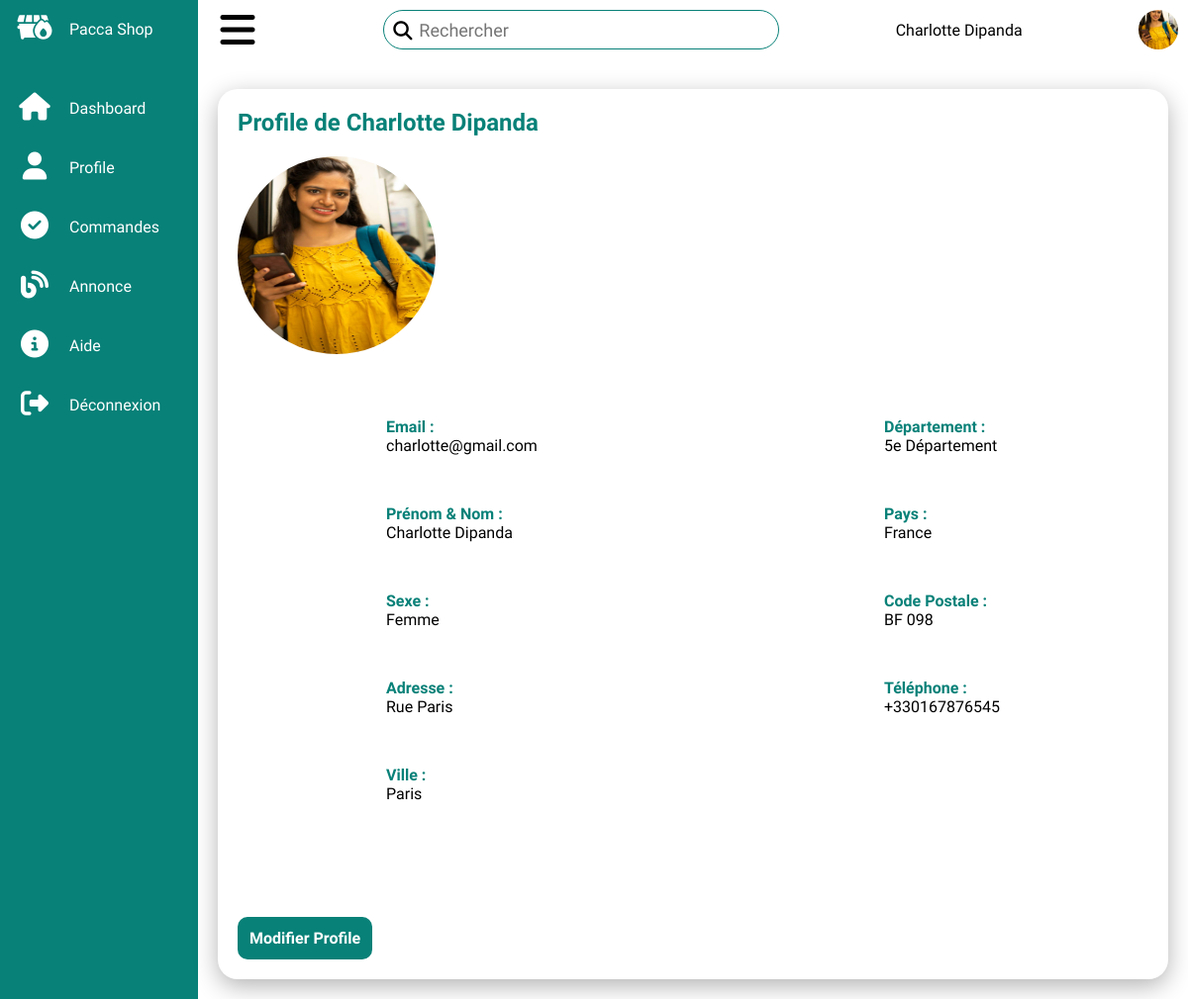
The app's page /customer/customer_profil.php (signed in) with its own data.
### tables this page shows
CREATE TABLE `customers` (
  `id` int(11) NOT NULL,
  `email` varchar(255) NOT NULL,
  `complete_name` varchar(400) NOT NULL,
  `profile_image` varchar(255) NOT NULL,
  `sexe` varchar(255) NOT NULL,
  `address` varchar(400) NOT NULL,
  `city` varchar(255) NOT NULL,
  `department` varchar(255) NOT NULL,
  `country` varchar(255) NOT NULL,
  `zip_code` varchar(255) NOT NULL,
  `phone` varchar(255) NOT NULL,
  `password` varchar(255) NOT NULL,
  `date` timestamp NOT NULL DEFAULT current_timestamp() ON UPDATE current_timestamp()
);

### customer/customer_profil.php (the view, shortened to what this page needs)
<?php
include "customer_base.php";
if(isset($_SESSION['customer'])) {
    global $con;
    $id = $_SESSION['customer']['id'];
    $select_query = "Select * from `customers` where id=$id";
    $result_query = mysqli_query($con, $select_query);
    $row = mysqli_fetch_assoc($result_query);
    $email = $row['email'];
    $complete_name = $row['complete_name'];
    $sexe = $row['sexe'];
    $profile_image = $row['profile_image'];
    $address = $row['address'];
    $city = $row['city'];
    $department = $row['department'];
    $country = $row['country'];
    $zipcode = $row['zip_code'];
    $phone = $row['phone'];
}
?>
<div style="display: block;" class="product">
<div class="add-product">
        <div class="cardHeader">
            <h2>Profile de <?= $_SESSION['customer']['complete_name'] ?> </h2><br>
        </div>
        <div>
         <img src="../<?= $profile_image ?>" alt="" width="200" height="200" style="border-radius: 50%; margin-bottom: 10px; margin-top: 20px;">
         </div>
            <div class="forme" >
            <div>
                <span>Email :</span>
                <p><?= $email ?></p>
                <span>Prénom & Nom :</span>
                <p><?= $complete_name ?></p>
                <span>Sexe :</span>
                <p><?= $sexe ?></p>
                <span>Adresse :</span>
                <p><?= $address ?></p>
                <span>Ville :</span>
                <p><?= $city ?></p>
                </div>
                <div>
                <span>Département :</span>
                <p><?= $department ?></p>
                <span>Pays :</span>
                <p><?= $country ?></p>
                <span>Code Postale :</span>
                <p><?= $zipcode ?></p>
                <span>Téléphone :</span>
                <p><?= $phone ?></p>
            </div>
            </div>
                <div class="button-container">
                <a style="text-decoration: none;" class="button-signup" href="customer_update_profil.php" >Modifier Profile</a><br>
                </div>
    </div>
</div>
<?php
include "customer_base_footer.php";
?>

### css/customer.css (style rules this page uses)
* { margin: 0; padding: 0; box-sizing: border-box; font-family: "Spartan", sans-serif; }
:root { --blue: #2a2185; --vert: #088178; --vert2: #0d1a19; --white: #fff; --gray: #f5f5f5; --black1: #222; --black2: #999; }
body { min-height: 100vh; overflow-x: hidden; }
.cardHeader h2 { font-weight: 600; color: var(--vert); }
.product { position: relative; width: 100%; padding: 20px; display: grid; grid-template-columns: 2fr 2fr; grid-gap: 30px; margin-top: 10px; }
.product .add-product { position: relative; display: grid; min-height: 500px; background: var(--white); padding: 20px; box-shadow: 0 7px 25px rgba(0, 0, 0, 0.3); border-radius: 20px; }
.product .cardHeader { display: flex; justify-content: space-between; align-items: flex-start; }
.forme { display: flex; justify-content: space-between; padding: 50px 150px; }
.forme p { width: 100%; margin-bottom: 50px; }
.forme span { font-weight: 700; color: #088178; }
.button-container { display: flex; justify-content: space-between; }
.button-signup { padding: 10px; background-color: #088178; border: 2px solid #088178; color: #fff; border-radius: 10px; font-weight: 600; margin-top: 15px; cursor: pointer; transition: 0.2s; }

### records on screen
customers: profile_image (picture), email "charlotte@gmail.com", complete_name "Charlotte Dipanda", sexe "Femme", address "Rue Paris", city "Paris", department "5e Département", country "France", zip_code "BF 098", phone "+330167876545"

### other values on screen
$_SESSION['customer']['complete_name'] "Charlotte Dipanda"
